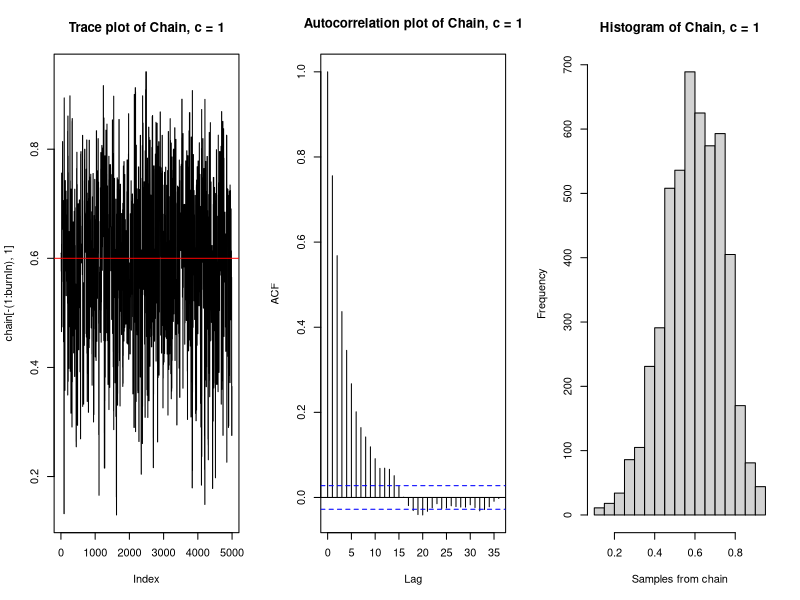
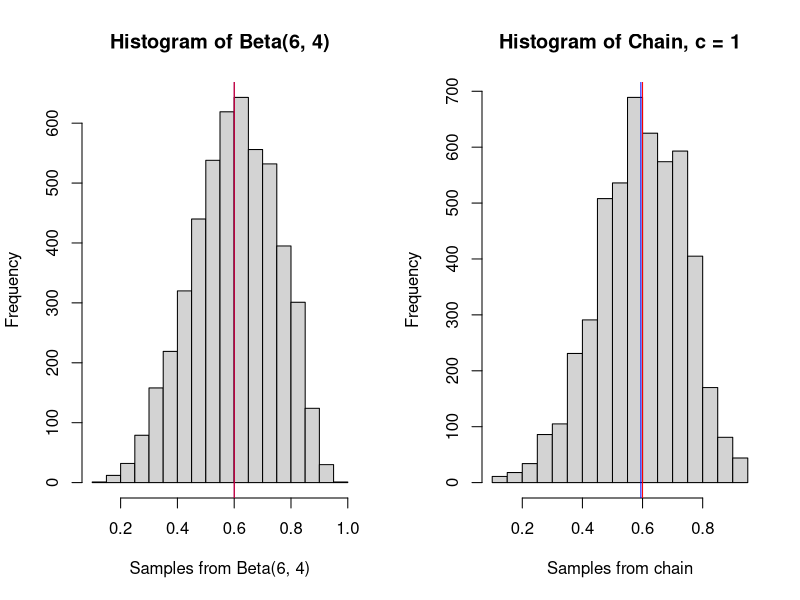
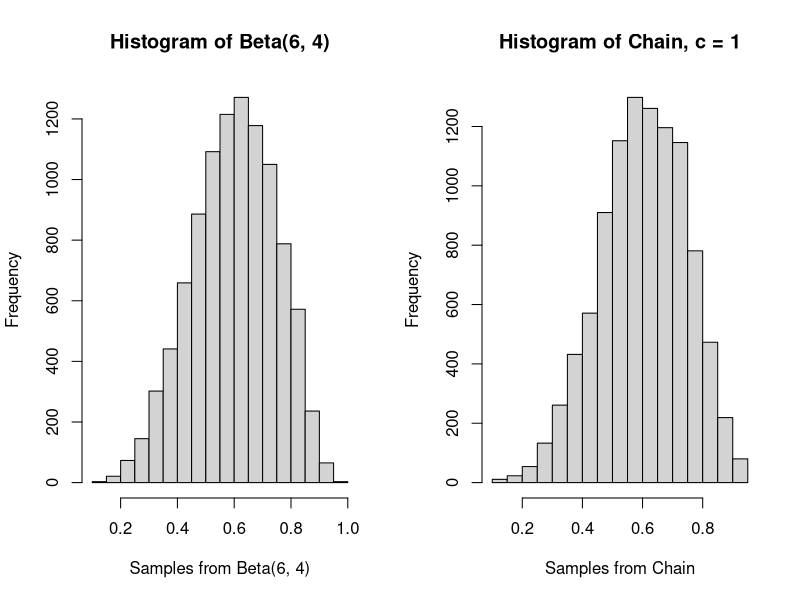
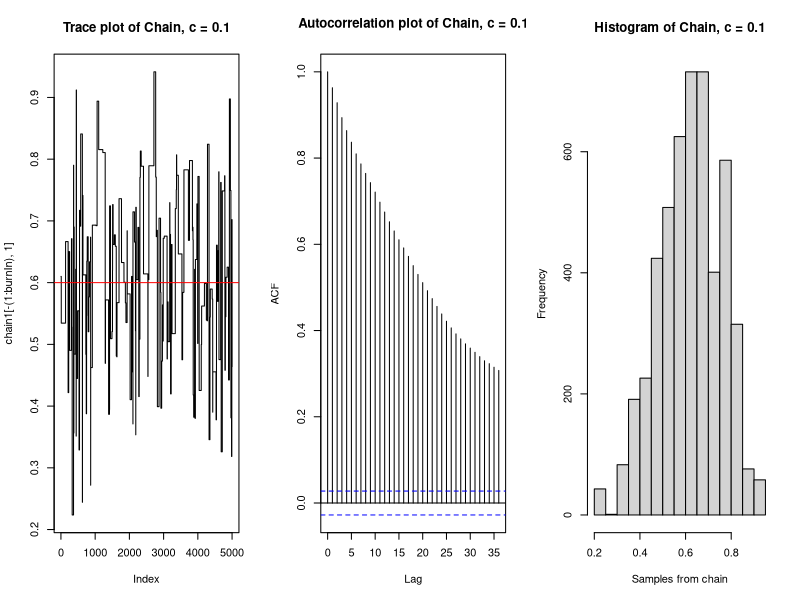
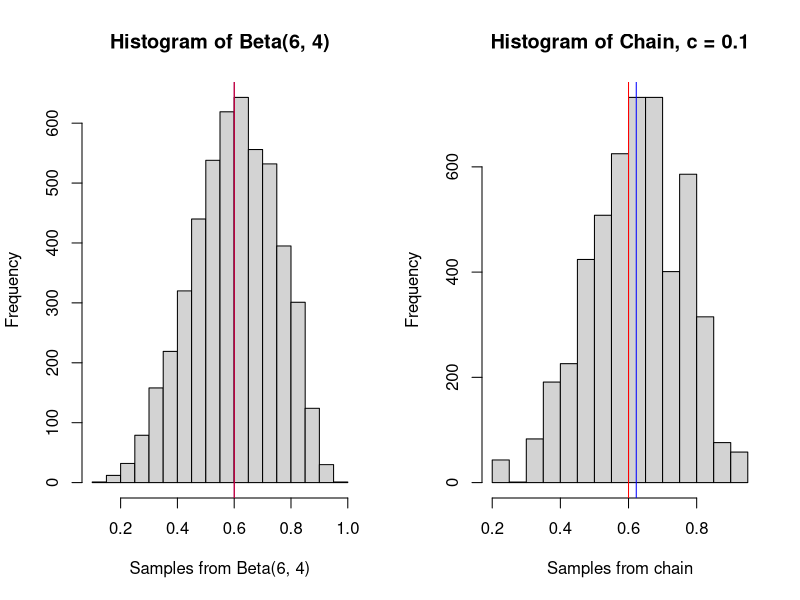
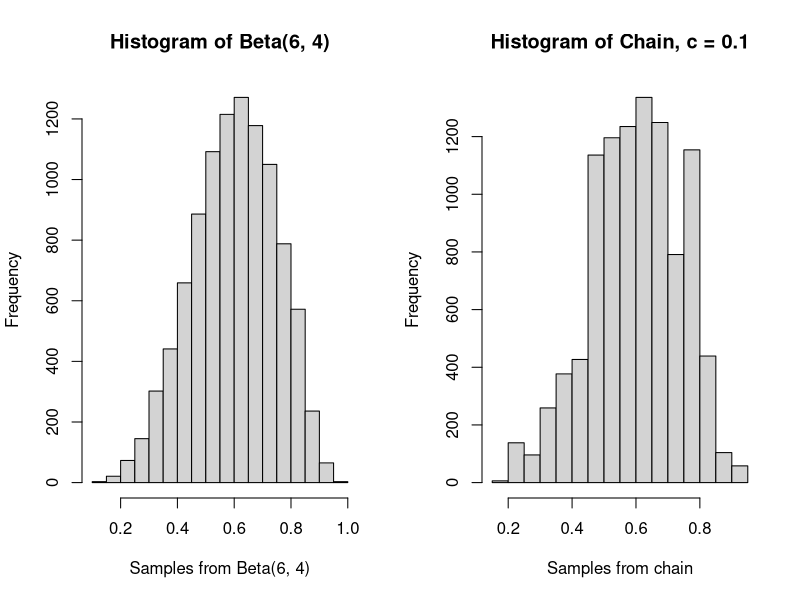
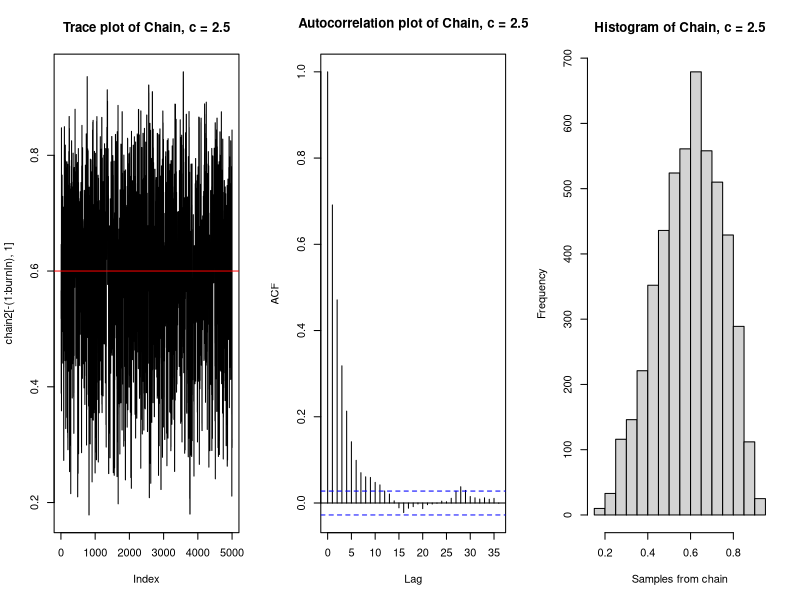
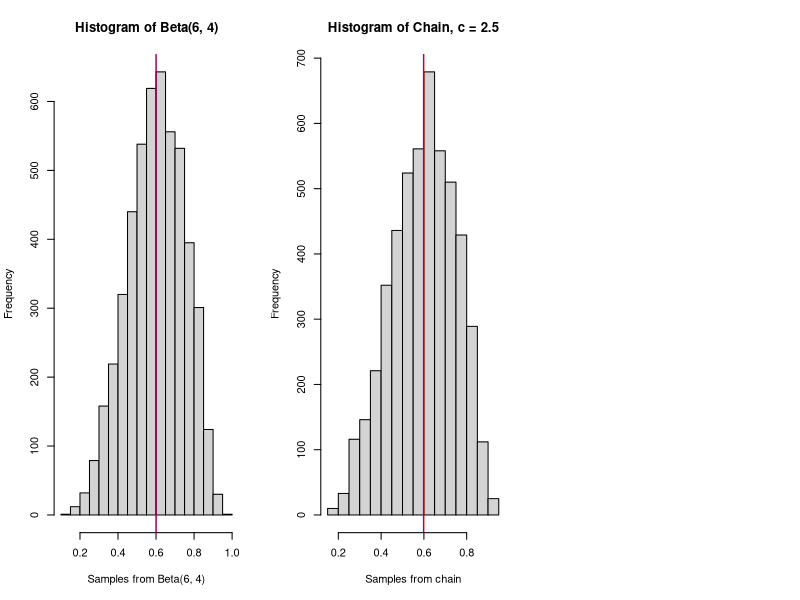

Write R code to recreate these figures, in order.
## ---- chunk 1
knitr::opts_chunk$set(echo = TRUE)
## ---- chunk 2
a <- 6
b <- 4

likelihood <- function(param){
  singlelikelihoods = dbeta(param, a, b, log = T)
}

prior <- function(param){
  pr = dunif(param, min=0, max=1, log = T)
  return(pr)
}

posterior <- function(param){
  return (exp(likelihood(param) + prior(param)))
}
## ---- chunk 3
metropolis_MCMC <- function(startvalue, iterations, c){
  chain = array(dim = c(iterations+1,1))
  chain[1,] = startvalue
  for (i in 1:iterations){
    proposal = rbeta(1, c*chain[i,], c*(1-chain[i,]))
    probab = (posterior(proposal)*dbeta(chain[i,],c*proposal,c*(1-proposal)))/
      (posterior(chain[i,])*dbeta(proposal, c*chain[i,], c*(1-chain[i,])))
    if (runif(1) < probab){
      chain[i+1,] = proposal
    }else{
      chain[i+1,] = chain[i,]
    }
  }
  return(chain)
}
## ---- chunk 4
startvalue <- runif(1, 0, 1)
chain=metropolis_MCMC(startvalue, 10000, c=1)
test <- rbeta(10000, 6, 4)
## ---- chunk 5
# Performance of the sampler: c = 1 with BurnIn
par(mfrow=c(1,3))
test2 <- test[5001:10000]
burnIn = 5000
acceptance = 1-mean(duplicated(chain[-(1:burnIn),]))
plot(chain[-(1:burnIn),1], type='l', main = "Trace plot of Chain, c = 1")
abline(h=0.6, col="red")
acf(chain[-(1:burnIn),1], main = "Autocorrelation plot of Chain, c = 1")
hist(chain[-(1:burnIn),1], xlab = "Samples from chain", main = "Histogram of Chain, c = 1") 
## ---- chunk 6
# Histogram of the target distribution Beta(6,4) vs. the Chain with burnIn
par(mfrow=c(1,2))
hist(test2, xlab = "Samples from Beta(6, 4)", main = "Histogram of Beta(6, 4)")
abline(v=mean(test2), col="blue")
abline(v=0.6, col="red")
hist(chain[-(1:burnIn),1], xlab = "Samples from chain", main = "Histogram of Chain, c = 1") 
abline(v = mean(chain[-(1:burnIn),1]), col="blue")
abline(v=0.6, col="red")

# Kolmogorov-Smirnov statistic
ks.test(chain[-(1:burnIn),1], test2)
## ---- chunk 7
# Histogram of the chain vs. the target distribution Beta(6,4) without BurnIn
par(mfrow=c(1,2))
hist(test, xlab = "Samples from Beta(6, 4)", main = "Histogram of Beta(6, 4)")
hist(chain, xlab = "Samples from Chain", main = "Histogram of Chain, c = 1")
## ---- chunk 8
# c = 0.1 / c = 2.5 / c = 10
chain1=metropolis_MCMC(startvalue, 10000, c=0.1)
chain2=metropolis_MCMC(startvalue, 10000, c=2.5)
chain3=metropolis_MCMC(startvalue, 10000, c=10)

# Performance of the sampler: c = 0.1
par(mfrow=c(1,3))
acceptance1 = 1-mean(duplicated(chain1[-(1:burnIn),]))
plot(chain1[-(1:burnIn),1], type='l', main = "Trace plot of Chain, c = 0.1")
abline(h=0.6, col="red")
acf(chain1[-(1:burnIn),1], main = "Autocorrelation plot of Chain, c = 0.1")
hist(chain1[-(1:burnIn),1], xlab = "Samples from chain", main = "Histogram of Chain, c = 0.1") 

# Histogram of the target distribution Beta(6,4) vs. the Chain after burnIn
par(mfrow=c(1,2))
hist(test2, xlab = "Samples from Beta(6, 4)", main = "Histogram of Beta(6, 4)")
abline(v=mean(test2), col="blue")
abline(v=0.6, col="red")
hist(chain1[-(1:burnIn),1], xlab = "Samples from chain", main = "Histogram of Chain, c = 0.1") 
abline(v = mean(chain1[-(1:burnIn),1]), col="blue")
abline(v=0.6, col="red")

# Kolmogorov-Smirnov statistic
ks.test(chain1[-(1:burnIn),1], test2)

# Comparing the histogram of the chain with the target distribution Beta(6,4)
par(mfrow=c(1,2))
hist(test, xlab = "Samples from Beta(6, 4)", main = "Histogram of Beta(6, 4)")
hist(chain1, xlab = "Samples from chain", main = "Histogram of Chain, c = 0.1")
## ---- chunk 9
# Performance of the sampler: c = 2.5
par(mfrow=c(1,3))
acceptance2 = 1-mean(duplicated(chain2[-(1:burnIn),]))
plot(chain2[-(1:burnIn),1], type='l', main = "Trace plot of Chain, c = 2.5")
abline(h=0.6, col="red")
acf(chain2[-(1:burnIn),1], main = "Autocorrelation plot of Chain, c = 2.5")
hist(chain2[-(1:burnIn),1], xlab = "Samples from chain", main = "Histogram of Chain, c = 2.5") 

# Histogram of the target distribution Beta(6,4) vs. the Chain after burnIn
hist(test2, xlab = "Samples from Beta(6, 4)", main = "Histogram of Beta(6, 4)")
abline(v=mean(test2), col="blue")
abline(v=0.6, col="red")
hist(chain2[-(1:burnIn),1], xlab = "Samples from chain", main = "Histogram of Chain, c = 2.5") 
abline(v = mean(chain2[-(1:burnIn),1]), col="blue")
abline(v=0.6, col="red")

# Kolmogorov-Smirnov statistic
ks.test(chain2[-(1:burnIn),1], test2)

# Comparing the histogram of the chain with the target distribution Beta(6,4)
par(mfrow=c(1,2))
hist(test, xlab = "Samples from Beta(6, 4)", main = "Histogram of Beta(6, 4)")
hist(chain2, xlab = "Samples from chain", main = "Histogram of Chain, c = 2.5")
## ---- chunk 10
# Performance of the sampler: c = 10
par(mfrow=c(1,3))
acceptance3 = 1-mean(duplicated(chain3[-(1:burnIn),]))
plot(chain3[-(1:burnIn),1], type='l', main = "Trace plot of Chain, c = 10")
abline(h=0.6, col="red")
acf(chain3[-(1:burnIn),1], main = "Autocorrelation plot of Chain, c = 10")
hist(chain3[-(1:burnIn),1], xlab = "Samples from chain", main = "Histogram of Chain, c = 10") 

# Histogram of the target distribution Beta(6,4) vs. the Chain after burnIn
hist(test2, xlab = "Samples from Beta(6, 4)", main = "Histogram of Beta(6, 4)")
abline(v=mean(test2), col="blue")
abline(v=0.6, col="red")
hist(chain3[-(1:burnIn),1], xlab = "Samples from chain", main = "Histogram of Chain, c = 10") 
abline(v = mean(chain3[-(1:burnIn),1]), col="blue")
abline(v=0.6, col="red")

# Kolmogorov-Smirnov statistic
ks.test(chain3[-(1:burnIn),1], test2)

# Comparing the histogram of the chain with the target distribution Beta(6,4)
par(mfrow=c(1,2))
hist(test, xlab = "Samples from Beta(6, 4)", main = "Histogram of Beta(6, 4)")
hist(chain3, xlab = "Samples from chain", main = "Histogram of Chain, c = 10")
